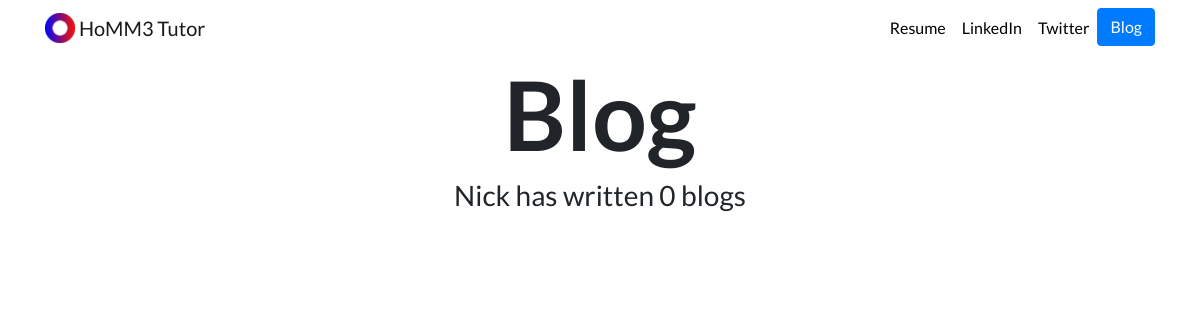
Page /blog/ on the earlier database version.
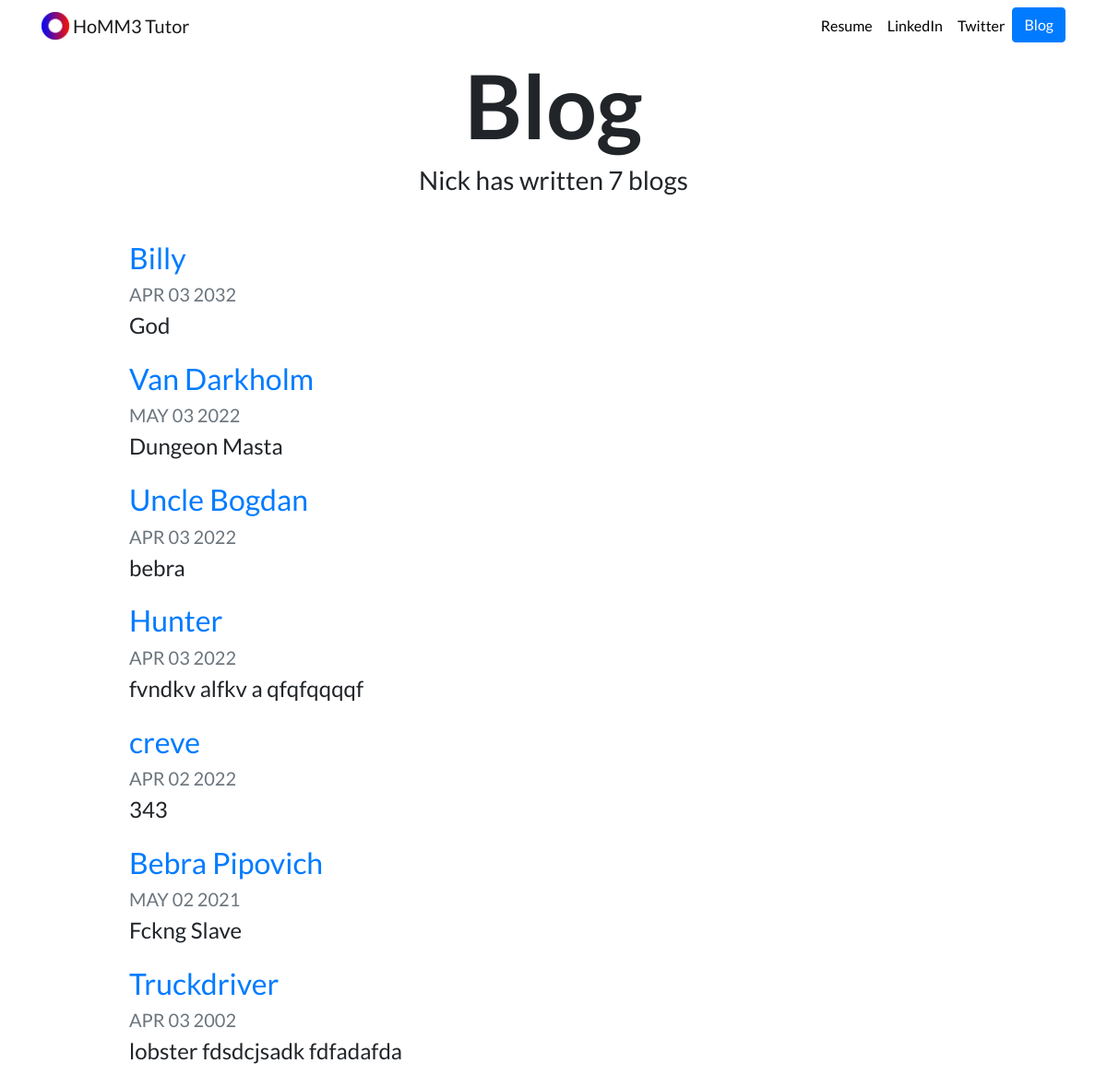
Same page on the later database version.
### blog/models.py (models this page shows, shortened)
class Blog(models.Model):
    title = models.CharField(max_length=100)
    dates = models.DateField()
    description = models.CharField(max_length=250)

### blog/views.py (the view)
# urls.py: path('', views.all_blogs, name='all_blogs'),
def all_blogs(request):
    blogs = Blog.objects.order_by('-dates') #order by date [:5] show first 5
    return render(request, 'blog/all_blogs.html', {'blogs':blogs})

### blog/templates/blog/all_blogs.html
{% extends "portfolio/base.html" %}
{% load static %}
{% block content %}
<h1 id="blogtitle" class="font-weight-bold text-center">Blog</h1>
<h3 class="text-center mb-5">Nick has written {{ blogs.count }} blog{{ blogs.count|pluralize }}</h3>
{% for blog in blogs %}
<div class="row justify-content-center my-3">
  <div class="col-md-10">
    <a href="{% url 'blog:detail' blog.id %}">
      <h2>{{ blog.title }}</h2>
    </a>
    <h5 class="text-muted">{{ blog.dates|date:'M d Y'|upper }}</h5>
    <h4>{{ blog.description|striptags|truncatechars:100 }}</h4>
  </div>
</div>
{% endfor %}
{% endblock %}

Differences in the rows shown:
added Blog: title "Billy", dates "APR 03 2032", description "God"
added Blog: title "Van Darkholm", dates "MAY 03 2022", description "Dungeon Masta"
added Blog: title "Uncle Bogdan", dates "APR 03 2022", description "bebra"
added Blog: title "Hunter", dates "APR 03 2022", description "fvndkv alfkv a qfqfqqqqf"
added Blog: title "creve", dates "APR 02 2022", description "343"
added Blog: title "Bebra Pipovich", dates "MAY 02 2021", description "Fckng Slave"
added Blog: title "Truckdriver", dates "APR 03 2002", description "lobster fdsdcjsadk fdfadafda"
Other differences:
{{ blogs.count }}: "0" → "7"
